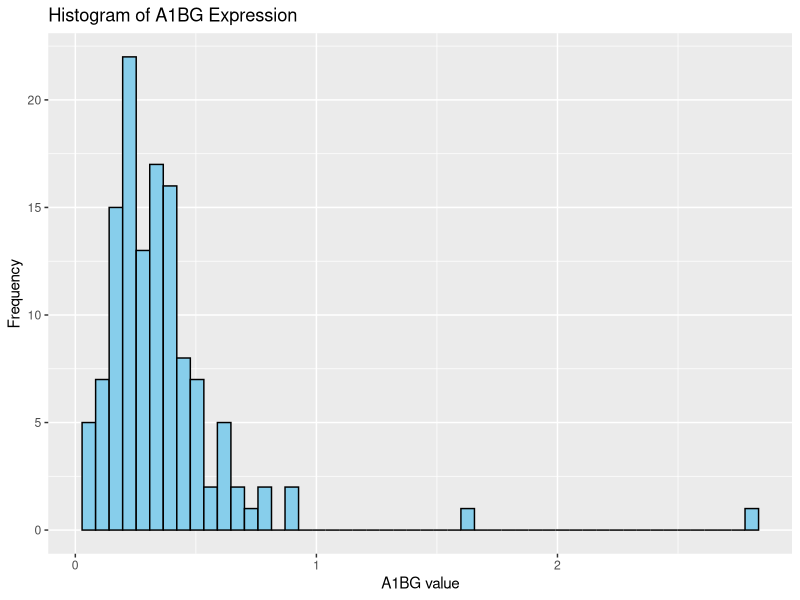
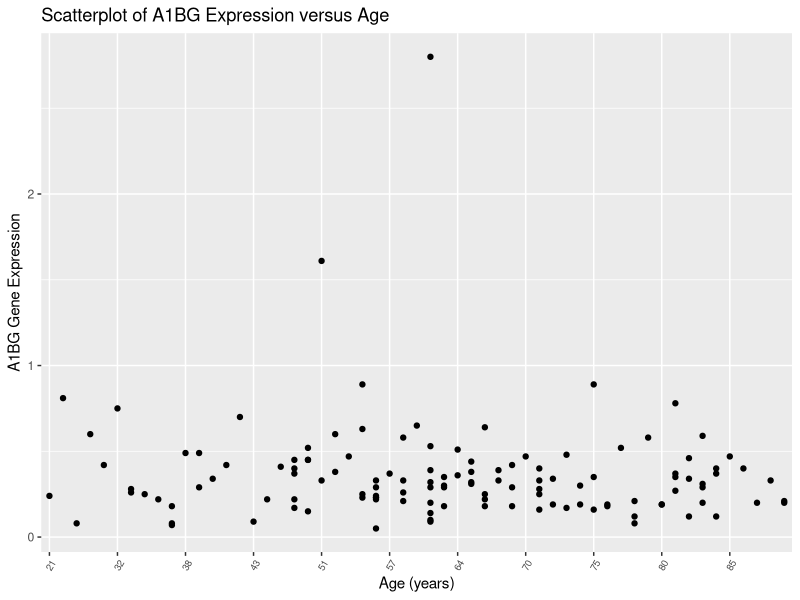
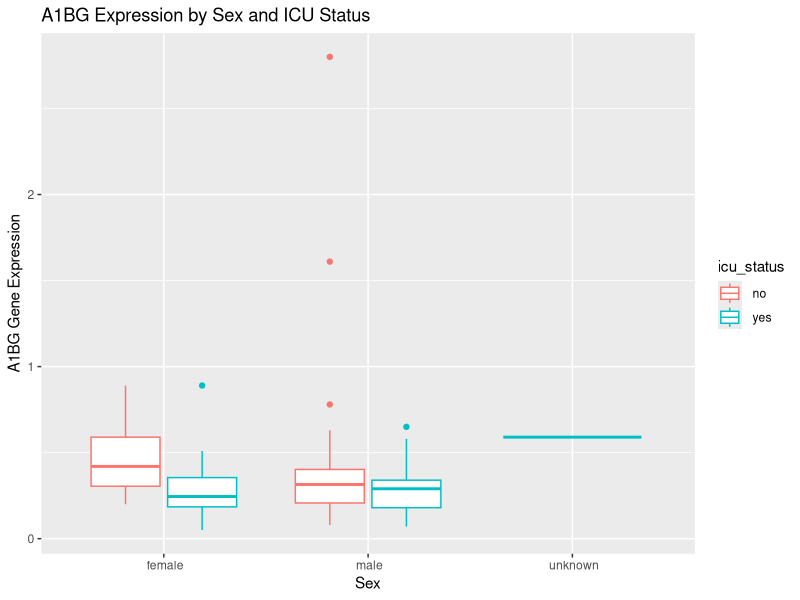

Generate these figures, in order, with R:
## ---- chunk 1
knitr::opts_chunk$set(echo = TRUE)
## ---- chunk 2
getwd()
library(tidyverse)
library(dplyr)

#Load gene expression data
gene_data <- read.csv(file = "QBS103_GSE157103_genes.csv",row.names=1)
dim(gene_data)
str(gene_data)

#Load metadata for participants
series <- read.csv(file = "QBS103_GSE157103_series_matrix-1.csv")
dim(series)
str(series)

#1.
#Histogram of gene expression
#Select the first gene (A1BG) for analysis and convert to numeric vector
new_gene <- as.numeric(gene_data[1, ])
new_gene <- data.frame(value = new_gene)

#Plot histogram for A1BG expression values across all participants
ggplot(new_gene, aes(x = value)) +
  geom_histogram(bins = 50, color = "black", fill = "skyblue") +
  labs(title = "Histogram of A1BG Expression",
       x = "A1BG value",
       y = "Frequency")

#2.
#Scatterplot of gene expression vs age
#Pivot gene expression row into long format for merging
gene_line1 <- gene_data[1, ] %>% 
  pivot_longer(cols = everything(),names_to = "participant_id",values_to = "A1BG_value")
dim(gene_line1)
dim(series)

# Merge with metadata by participant_id to obtain age and other covariates
new_df<-merge(series,gene_line1,by="participant_id")
dim(new_df)
str(new_df)

#Prepare age levels for the x-axis: numeric ages in ascending order, then special categories
num_ages <- sort(as.numeric(unique(new_df$age)[!grepl("[^0-9]", unique(new_df$age))]))
special_ages <- unique(new_df$age)[grepl("[^0-9]", unique(new_df$age))]
age_levels <- c(as.character(num_ages), special_ages)

# Scatterplot: A1BG expression vs age (x-axis shows all ages in specified order)
ggplot(new_df,aes(x=factor(age, levels = age_levels),y=A1BG_value))+
  geom_point()+
  labs(title = "Scatterplot of A1BG Expression versus Age",
       x = "Age (years)",
       y = "A1BG Gene Expression")+
  theme(axis.text.x = element_text(angle = 60, hjust = 1, size = 7))+
  scale_x_discrete(breaks = age_levels[seq(1, length(age_levels), by = 5)])



#3.
#Boxplot of gene expression by sex and ICU status
#sex: categorical variable; icu_status: categorical variable
ggplot(new_df,aes(x=sex,y=A1BG_value,color=icu_status))+
  geom_boxplot()+
  labs(
    title = "A1BG Expression by Sex and ICU Status",
    x = "Sex",
    y = "A1BG Gene Expression",
    fill = "ICU Status")

